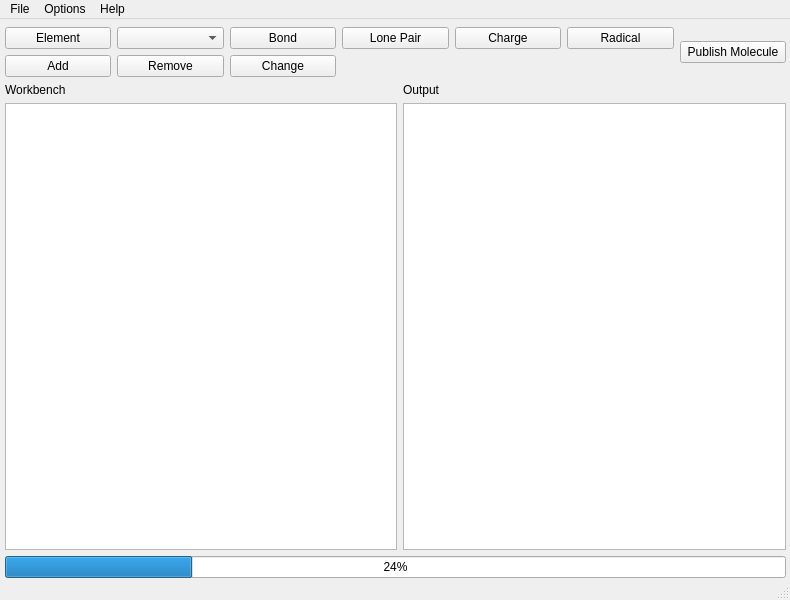
<?xml version="1.0" encoding="UTF-8"?>
<ui version="4.0">
 <class>MainWindow</class>
 <widget class="QMainWindow" name="MainWindow">
  <property name="geometry">
   <rect>
    <x>0</x>
    <y>0</y>
    <width>790</width>
    <height>600</height>
   </rect>
  </property>
  <property name="windowTitle">
   <string>MainWindow</string>
  </property>
  <widget class="QWidget" name="centralwidget">
   <widget class="QWidget" name="verticalLayoutWidget">
    <property name="geometry">
     <rect>
      <x>5</x>
      <y>8</y>
      <width>781</width>
      <height>551</height>
     </rect>
    </property>
    <layout class="QVBoxLayout" name="verticalLayout">
     <item>
      <layout class="QGridLayout" name="gridLayout">
       <item row="0" column="6" rowspan="2">
        <widget class="QPushButton" name="pushButton_9">
         <property name="text">
          <string>Publish Molecule</string>
         </property>
        </widget>
       </item>
       <item row="0" column="5">
        <widget class="QPushButton" name="pushButton_4">
         <property name="text">
          <string>Radical</string>
         </property>
        </widget>
       </item>
       <item row="1" column="1">
        <widget class="QPushButton" name="pushButton_7">
         <property name="text">
          <string>Remove</string>
         </property>
        </widget>
       </item>
       <item row="0" column="2">
        <widget class="QPushButton" name="pushButton_2">
         <property name="text">
          <string>Bond</string>
         </property>
        </widget>
       </item>
       <item row="0" column="1">
        <widget class="QComboBox" name="comboBox"/>
       </item>
       <item row="0" column="3">
        <widget class="QPushButton" name="pushButton_5">
         <property name="text">
          <string>Lone Pair</string>
         </property>
        </widget>
       </item>
       <item row="1" column="0">
        <widget class="QPushButton" name="pushButton_6">
         <property name="text">
          <string>Add</string>
         </property>
        </widget>
       </item>
       <item row="0" column="4">
        <widget class="QPushButton" name="pushButton_3">
         <property name="text">
          <string>Charge</string>
         </property>
        </widget>
       </item>
       <item row="0" column="0">
        <widget class="QPushButton" name="pushButton">
         <property name="text">
          <string>Element</string>
         </property>
        </widget>
       </item>
       <item row="1" column="2">
        <widget class="QPushButton" name="pushButton_8">
         <property name="text">
          <string>Change</string>
         </property>
        </widget>
       </item>
      </layout>
     </item>
     <item>
      <layout class="QHBoxLayout" name="horizontalLayout_5">
       <item>
        <layout class="QVBoxLayout" name="verticalLayout_2">
         <item>
          <widget class="QLabel" name="label">
           <property name="text">
            <string>Workbench</string>
           </property>
          </widget>
         </item>
         <item>
          <widget class="QGraphicsView" name="graphicsView"/>
         </item>
        </layout>
       </item>
       <item>
        <layout class="QVBoxLayout" name="verticalLayout_4">
         <item>
          <widget class="QLabel" name="label_2">
           <property name="text">
            <string>Output</string>
           </property>
          </widget>
         </item>
         <item>
          <widget class="QTextBrowser" name="textBrowser">
           <property name="maximumSize">
            <size>
             <width>383</width>
             <height>16777215</height>
            </size>
           </property>
           <property name="toolTip">
            <string>&lt;html&gt;&lt;head/&gt;&lt;body&gt;&lt;p&gt;The Output area.  You'll receive feedback from the program in this area&lt;/p&gt;&lt;/body&gt;&lt;/html&gt;</string>
           </property>
          </widget>
         </item>
        </layout>
       </item>
      </layout>
     </item>
     <item>
      <widget class="QProgressBar" name="progressBar">
       <property name="value">
        <number>24</number>
       </property>
      </widget>
     </item>
    </layout>
   </widget>
   <zorder>pushButton_6</zorder>
   <zorder>verticalLayoutWidget</zorder>
  </widget>
  <widget class="QMenuBar" name="menubar">
   <property name="geometry">
    <rect>
     <x>0</x>
     <y>0</y>
     <width>790</width>
     <height>21</height>
    </rect>
   </property>
   <widget class="QMenu" name="menuFile">
    <property name="title">
     <string>File</string>
    </property>
    <addaction name="actionNew_Molecule"/>
    <addaction name="actionOpen"/>
    <addaction name="actionSave"/>
    <addaction name="actionSave_As"/>
    <addaction name="separator"/>
    <addaction name="actionExit"/>
   </widget>
   <widget class="QMenu" name="menuOptions">
    <property name="title">
     <string>Options</string>
    </property>
   </widget>
   <widget class="QMenu" name="menuHelp">
    <property name="title">
     <string>Help</string>
    </property>
   </widget>
   <addaction name="menuFile"/>
   <addaction name="menuOptions"/>
   <addaction name="menuHelp"/>
  </widget>
  <widget class="QStatusBar" name="statusbar"/>
  <action name="actionNew_Molecule">
   <property name="text">
    <string>New Molecule</string>
   </property>
  </action>
  <action name="actionOpen">
   <property name="text">
    <string>Open </string>
   </property>
  </action>
  <action name="actionSave">
   <property name="text">
    <string>Save</string>
   </property>
  </action>
  <action name="actionSave_As">
   <property name="text">
    <string>Save As</string>
   </property>
  </action>
  <action name="actionExit">
   <property name="text">
    <string>Exit</string>
   </property>
  </action>
 </widget>
 <resources/>
 <connections/>
</ui>
